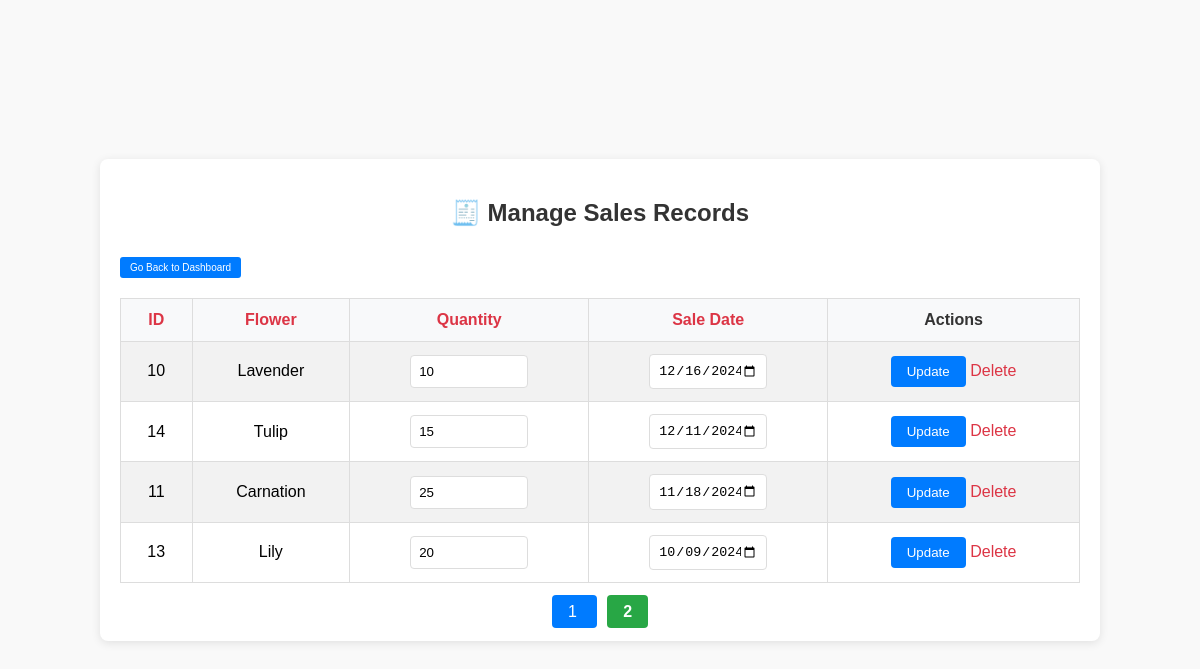
Page /manage_sales.php?page=2 on the committed database.
### tables this page shows
CREATE TABLE `sales` (
  `id` int(11) NOT NULL,
  `product_id` int(11) NOT NULL,
  `quantity` int(11) NOT NULL,
  `sale_date` date NOT NULL
);

CREATE TABLE `product` (
  `flower_id` int(11) NOT NULL,
  `name` varchar(255) NOT NULL,
  `description` text DEFAULT NULL,
  `price` decimal(10,2) NOT NULL,
  `quantity` int(11) DEFAULT NULL,
  `size` varchar(255) NOT NULL,
  `color` varchar(255) NOT NULL,
  `available` int(11) NOT NULL,
  `image_url` varchar(255) NOT NULL
);

### manage_sales.php (the view, shortened to what this page needs)
<?php
include 'db.php';
$rows_per_page = 10;
$page = isset($_GET['page']) ? (int) $_GET['page'] : 1;
$offset = ($page - 1) * $rows_per_page;
$order_by = isset($_GET['order_by']) ? $_GET['order_by'] : 'sale_date';
$order_dir = isset($_GET['order_dir']) ? $_GET['order_dir'] : 'DESC';
$sales = $conn->query("SELECT s.*, p.name FROM sales s
                       JOIN product p ON s.product_id = p.flower_id
                       ORDER BY $order_by $order_dir
                       LIMIT $offset, $rows_per_page");
$total_sales = $conn->query("SELECT COUNT(*) as total FROM sales")->fetch_assoc()['total'];
$total_pages = ceil($total_sales / $rows_per_page);
?>
<!DOCTYPE html>
<html lang="en">
<head>
</head>
<body>
    <div class="container">
        <h2>🧾 Manage Sales Records</h2>
        <a href="dashboard.php" class="btn-back-dashboard">Go Back to Dashboard</a>
        <table>
            <tr>
                <th><a href="?order_by=id&order_dir=<?= $order_dir == 'ASC' ? 'DESC' : 'ASC' ?>">ID</a></th>
                <th><a href="?order_by=name&order_dir=<?= $order_dir == 'ASC' ? 'DESC' : 'ASC' ?>">Flower</a></th>
                <th><a href="?order_by=quantity&order_dir=<?= $order_dir == 'ASC' ? 'DESC' : 'ASC' ?>">Quantity</a></th>
                <th><a href="?order_by=sale_date&order_dir=<?= $order_dir == 'ASC' ? 'DESC' : 'ASC' ?>">Sale Date</a></th>
                <th>Actions</th>
            </tr>
            <?php while ($row = $sales->fetch_assoc()): ?>
            <tr>
                <form method="post">
                    <td><?= $row['id'] ?></td>
                    <td><?= htmlspecialchars($row['name']) ?></td>
                    <td><input type="number" name="quantity" value="<?= $row['quantity'] ?>" required></td>
                    <td><input type="date" name="sale_date" value="<?= $row['sale_date'] ?>" required></td>
                    <td>
                        <input type="submit" name="update_sale" value="Update">
                        <a href="?delete=<?= $row['id'] ?>" onclick="return confirm('Delete this sale?')">Delete</a>
                    </td>
                </form>
            </tr>
            <?php endwhile; ?>
        </table>
        <div class="pagination">
            <?php for ($i = 1; $i <= $total_pages; $i++): ?>
                <a href="?page=<?= $i ?>" class="<?= ($i == $page) ? 'active' : '' ?>">
                    <?= $i ?>
                </a>
            <?php endfor; ?>
        </div>
    </div>
</body>
</html>

### manage_sales.php (style rules this page uses)
body { font-family: 'Arial', sans-serif; background-color: #f9f9f9; margin: 0; padding: 0; display: flex; justify-content: center; align-items: center; min-height: 100vh; }
.container { background-color: #fff; padding: 20px; border-radius: 8px; box-shadow: 0 2px 10px rgba(0, 0, 0, 0.1); width: 80%; max-width: 1000px; }
h2 { text-align: center; color: #333; }
table { width: 100%; border-collapse: collapse; margin-top: 20px; }
table th, table td { padding: 12px; text-align: center; border: 1px solid #ddd; }
table th { background-color: #f8f9fa; color: #333; cursor: pointer; }
table tr:nth-child(even) { background-color: #f2f2f2; }
table input[type="number"], table input[type="date"] { padding: 8px; width: 100px; border: 1px solid #ddd; border-radius: 4px; }
table input[type="submit"] { background-color: #007bff; color: white; padding: 8px 16px; border: none; border-radius: 4px; cursor: pointer; }
a { text-decoration: none; color: #dc3545; }
.pagination { text-align: center; margin-top: 20px; }
.pagination a { margin: 0 5px; padding: 8px 16px; background-color: #007bff; color: white; border-radius: 4px; }
.pagination a.active { font-weight: bold; background-color: #28a745; }
.btn-back-dashboard { display: inline-block; padding: 5px 10px; background-color: #007bff; color: white; font-size: 10px; text-decoration: none; border-radius: 3px; margin-top: 10px; text-align: center; }

### rows in the picture
sales: id "10", product.name "Lavender", quantity "10", sale_date "12/16/2024"
sales: id "14", product.name "Tulip", quantity "15", sale_date "12/11/2024"
sales: id "11", product.name "Carnation", quantity "25", sale_date "11/18/2024"
sales: id "13", product.name "Lily", quantity "20", sale_date "10/09/2024"
